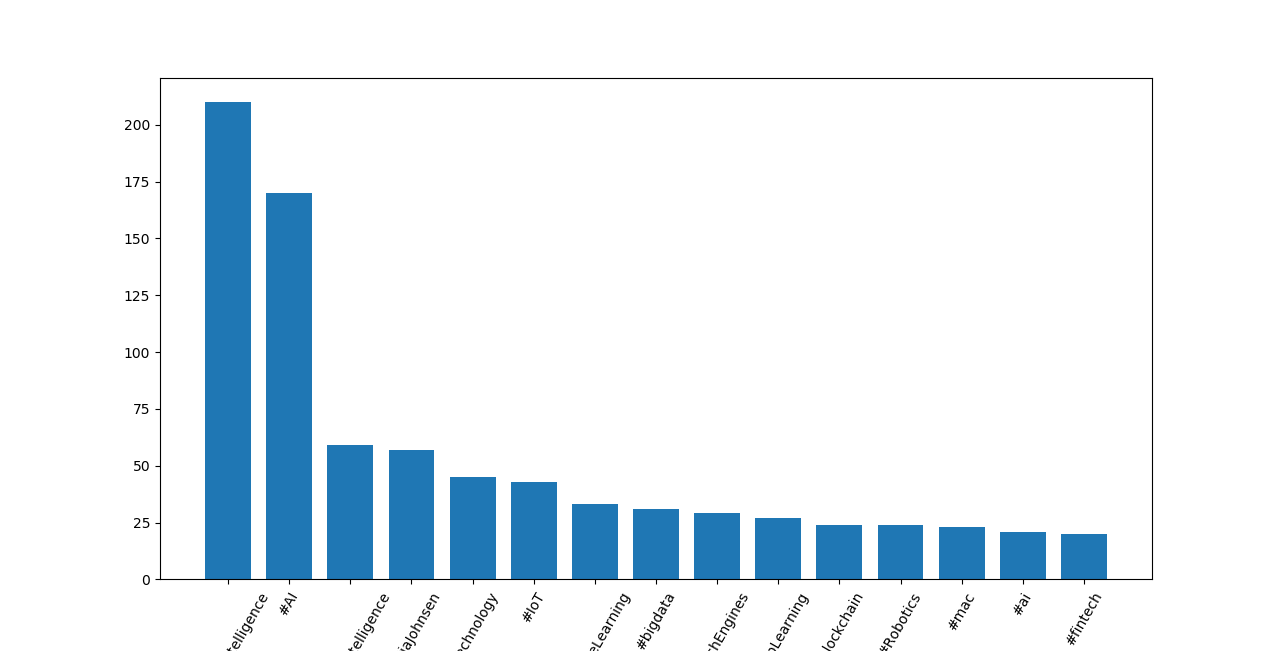

Here is the Python script that generated this plot:
import matplotlib as mpl
import matplotlib.pyplot as plt
import json
import re
import string
import nltk
from collections import Counter
from nltk.corpus import stopwords

emoticons_str = r"""
    (?:
        [:=;] # Eyes
        [oO\-]? # Nose (optional)
        [D\)\]\(\]/\\OpP] # Mouth
    )"""

regex_str = [
    emoticons_str,
    r'<[^>]+>', # HTML tags
    r'(?:@[\w_]+)', # @-mentions
    r"(?:\#+[\w_]+[\w\'_\-]*[\w_]+)", # hash-tags
    r'http[s]?://(?:[a-z]|[0-9]|[$-_@.&+]|[!*\(\),]|(?:%[0-9a-f][0-9a-f]))+', # URLs

    r'(?:(?:\d+,?)+(?:\.?\d+)?)', # numbers
    r"(?:[a-z][a-z'\-_]+[a-z])", # words with - and '
    r'(?:[\w_]+)', # other words
    r'(?:\S)' # anything else
]

tokens_re = re.compile(r'('+'|'.join(regex_str)+')', re.VERBOSE | re.IGNORECASE)
emoticon_re = re.compile(r'^'+emoticons_str+'$', re.VERBOSE | re.IGNORECASE)

def tokenize(s):
    return tokens_re.findall(s)

def preprocess(s, lowercase=False):
    tokens = tokenize(s)
    if lowercase:
        tokens = [token if emoticon_re.search(token) else token.lower() for token in tokens]
    return tokens

punctuation = list(string.punctuation)
stop = stopwords.words('english') + punctuation + ['rt', 'via', 'RT']

# fname = 'Lab3.CaseStudy.json'
fname = 'ArtificialIntelligenceTweets.json'
with open(fname, 'r') as f:
    count_all = Counter()
    for line in f:
        tweet = json.loads(line)
        # Create a list with all the terms
        terms_hash = [term for term in preprocess(tweet['text']) if term.startswith('#') and term not in stop]
        count_all.update(terms_hash)
# Print the first 10 most frequent words
# print(count_all.most_common(15))

mpl.rcParams['figure.figsize'] = (6,6)

sorted_x, sorted_y = zip(*count_all.most_common(15))
print(sorted_x, sorted_y)

plt.bar(range(len(sorted_x)), sorted_y, width=0.75, align='center')
plt.xticks(range(len(sorted_x)), sorted_x, rotation=60)
plt.axis('tight')
plt.savefig('CaseStudy.png')
plt.show()
